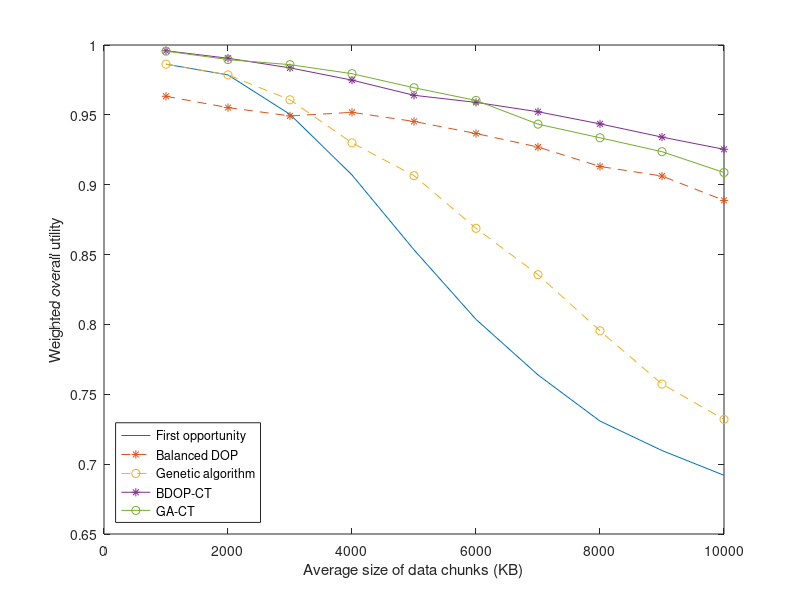
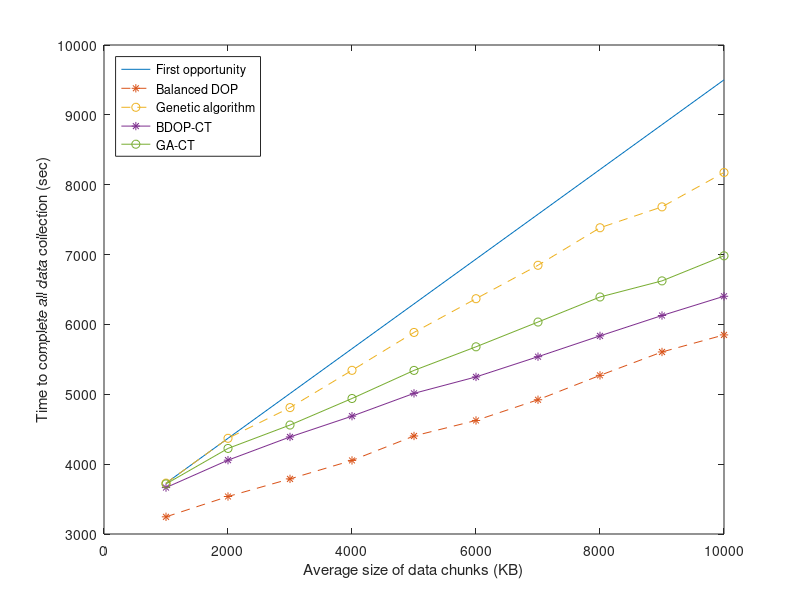

Recreate these plots in MATLAB, in order.
load('mat/conf_ds_size_dynamic.mat');

figure;
plot(size_of_ds, reward_total(:, 1), ...
    size_of_ds, reward_total(:, 4), '--*', ...
    size_of_ds, reward_total(:, 7), '--o', ...
    size_of_ds, reward_total(:, 6), '-*', ...
    size_of_ds, reward_total(:, 9), '-o');
xlabel('Average size of data chunks (KB)');
ylabel('Weighted overall utility');
legend('First opportunity', 'Balanced DOP', 'Genetic algorithm', ...
    'BDOP-CT', 'GA-CT', ...
    'Location', 'southwest');
saveas(gcf, 'fig_2/conf_ds_size_x.fig');

figure;
plot(size_of_ds, length_task(:, 1), ...
    size_of_ds, length_task(:, 4), '--*', ...
    size_of_ds, length_task(:, 7), '--o', ...
    size_of_ds, length_task(:, 6), '-*', ...
    size_of_ds, length_task(:, 9), '-o');
xlabel('Average size of data chunks (KB)');
ylabel('Time to complete all data collection (sec)');
legend('First opportunity', 'Balanced DOP', 'Genetic algorithm', ...
    'BDOP-CT', 'GA-CT', ...
    'Location', 'northwest');
saveas(gcf, 'fig_2/conf_ds_size_length_x.fig');
